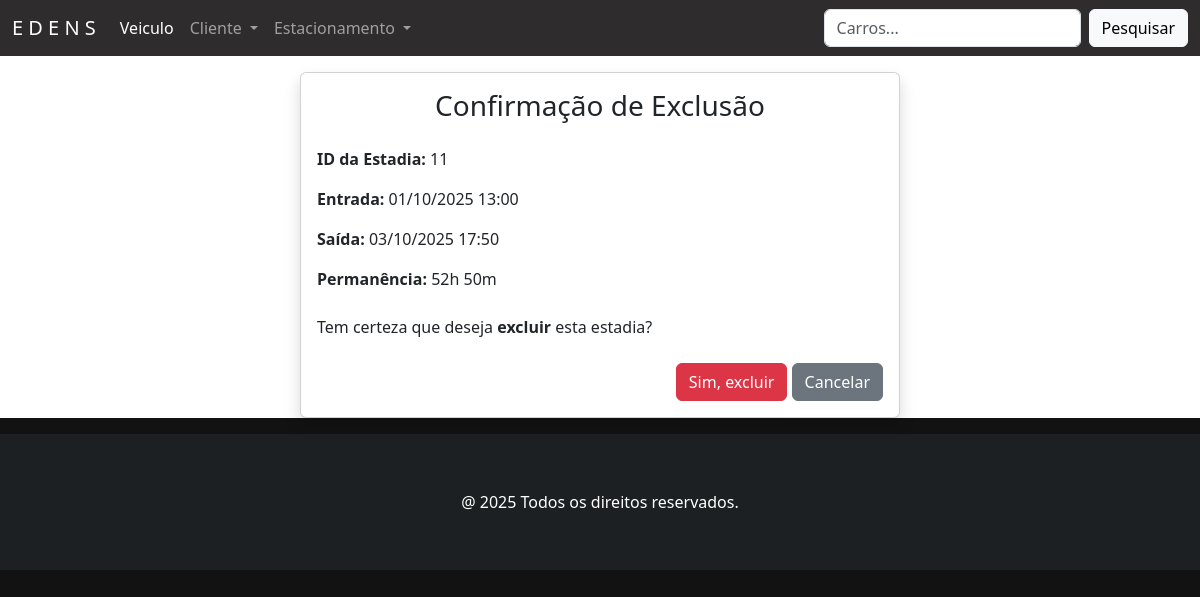
/11/estadia/apagar, run on the app's committed database.
### estadia/models.py (models this page shows, shortened)
class Estadia(models.Model):
    idEstadia = models.AutoField(primary_key=True, verbose_name='ID Estadia')
    entrada = models.DateTimeField('Entrada', help_text='Data e hora de entrada')
    saida = models.DateTimeField('Saída',  blank= True, null= True, help_text='Data e hora de saída')
    vaga = models.ForeignKey(
        'vaga.Vaga',
        on_delete=models.CASCADE,
        related_name='estadias',
        verbose_name='Vaga',
        help_text='Vaga que será ocupada',
        blank=True,
        null=True,
    )
    veiculo = models.ForeignKey(
        'veiculo.Veiculo',
        on_delete=models.CASCADE,
        related_name='estadias',
        verbose_name='Veículo',
        help_text='Veiculo para ser estacionado',
        blank=True,
        null=True,
    )
    class Meta:
        verbose_name = 'Estadia'
        verbose_name_plural = 'Estadias'
        constraints = [
            models.UniqueConstraint(
                fields=['vaga'],
                condition=models.Q(saida__isnull=True),
                name='unique_vaga_ativa'
            ),
            models.UniqueConstraint(
                fields=['veiculo'],
                condition=models.Q(saida__isnull=True),
                name='unique_veiculo_ativo'
            ),
        ]
    @property
    def permanencia(self):
        if self.entrada and self.saida:
            delta = self.saida - self.entrada
            horas, resto = divmod(delta.total_seconds(), 3600)
            minutos, segundos = divmod(resto, 60)
            return f"{int(horas)}h {int(minutos)}m"
        return "Em andamento"

### estadia/views.py (the view)
# urls.py: path('<int:pk>/estadia/apagar', EstadiaDeleteView.as_view(), name='estadia_apagar'),
class EstadiaDeleteView(SuccessMessageMixin, DeleteView):
    model = Estadia
    template_name = 'estadia_apagar.html'
    success_url = reverse_lazy('estadias')

### estadia/templates/estadia_apagar.html (shortened to what this page needs)
{% extends 'principal.html' %}
{% load django_bootstrap5 %}
{% block content %}
  <div class="card shadow m-3 col-md-6 mx-auto">
    <div class="card-body">
      <h3 class="text-center mb-4">Confirmação de Exclusão</h3>
      <p><strong>ID da Estadia:</strong> {{ object.idEstadia }}</p>
      <p><strong>Entrada:</strong> {{ object.entrada|date:"d/m/Y H:i" }}</p>
      <p><strong>Saída:</strong> {{ object.saida|date:"d/m/Y H:i" }}</p>
      <p><strong>Permanência:</strong> {{ object.permanencia }}</p>
      <p class="mt-4">Tem certeza que deseja <strong>excluir</strong> esta estadia?</p>
      <form method="POST">
        <div class="text-end mt-4">
          {% bootstrap_button button_type="submit" content="Sim, excluir" button_class="btn-danger" %}
          <a href="{% url 'estadias' %}" class="btn btn-secondary text-white">Cancelar</a>
        </div>
      </form>
    </div>
  </div>
{% endblock %}

### static/css/estilos.css (style rules this page uses)
body:not(.navbar-custom) { background-color: #121212; }

### data on the page
Estadia: idEstadia "11", entrada "01/10/2025 13:00", saida "03/10/2025 17:50", permanencia "52h 50m"
